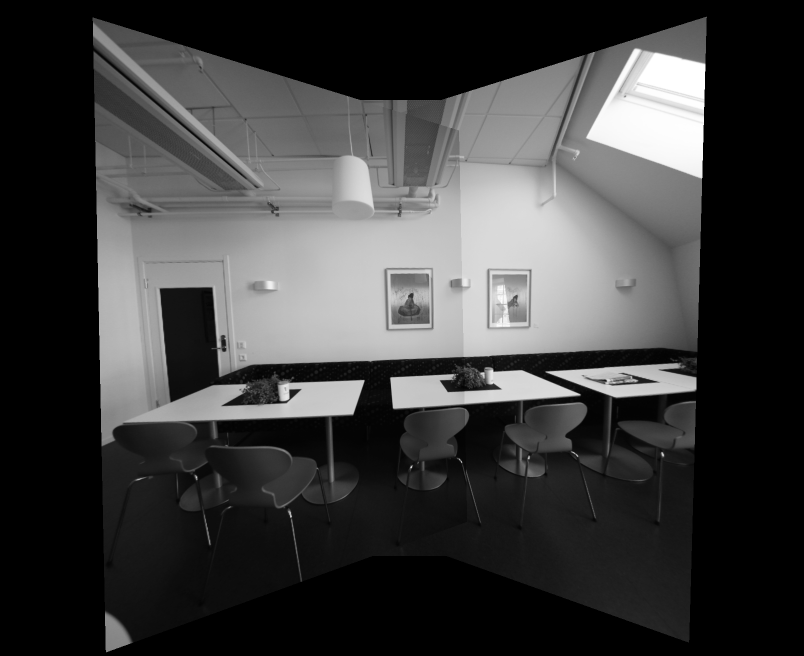
#> input picture HW2Panoramas/Results/output_homography.png, 1608 x 1312 px (shown at 1/2 size)
$ python main.py 3 Results/output_homography.png Results/output_homography_lpb.png Results/output_cylindrical.png out.png   (Python 2 division)
#> lines starting #> are read from the running program, lines starting #| are printed output that depends on the picture; after the words box and inside, x2 and y2 are one past the last pixel; in counts of white or black regions, pixels touching at a corner belong together
# Instructions:
# Do not change the output file names, use the helper functions as you see fit

import os
import sys
import cv2
import numpy as np
import matplotlib.pyplot as plt
import math

# [13 lines left out: function help_message, not called in this run]

'''
Detect, extract and match features between img1 and img2.
Using SIFT as the detector/extractor, but this is inconsequential to the user.

Returns: (pts1, pts2), where ptsN are points on image N.
    The lists are "aligned", i.e. point i in pts1 matches with point i in pts2.

Usage example:
    im1 = cv2.imread("image1.jpg", 0)
    im2 = cv2.imread("image2.jpg", 0)
    (pts1, pts2) = feature_matching(im1, im2)

    plt.subplot(121)
    plt.imshow(im1)
    plt.scatter(pts1[:,:,0],pts1[:,:,1], 0.5, c='r', marker='x')
    plt.subplot(122)
    plt.imshow(im2)
    plt.scatter(pts1[:,:,0],pts1[:,:,1], 0.5, c='r', marker='x')
'''
def feature_matching(img1, img2, savefig=False):
    # Initiate SIFT detector
    sift = cv2.xfeatures2d.SIFT_create()
    # find the keypoints and descriptors with SIFT
    kp1, des1 = sift.detectAndCompute(img1,None)
    kp2, des2 = sift.detectAndCompute(img2,None)
    # FLANN parameters
    FLANN_INDEX_KDTREE = 1
    index_params = dict(algorithm = FLANN_INDEX_KDTREE, trees = 5)
    search_params = dict(checks=50)   # or pass empty dictionary
    flann = cv2.FlannBasedMatcher(index_params,search_params)
    matches2to1 = flann.knnMatch(des2,des1,k=2)

    matchesMask_ratio = [[0,0] for i in xrange(len(matches2to1))]
    match_dict = {}
    for i,(m,n) in enumerate(matches2to1):
        if m.distance < 0.7*n.distance:
            matchesMask_ratio[i]=[1,0]
            match_dict[m.trainIdx] = m.queryIdx

    good = []
    recip_matches = flann.knnMatch(des1,des2,k=2)
    matchesMask_ratio_recip = [[0,0] for i in xrange(len(recip_matches))]

    for i,(m,n) in enumerate(recip_matches):
        if m.distance < 0.7*n.distance: # ratio
            if m.queryIdx in match_dict and match_dict[m.queryIdx] == m.trainIdx: #reciprocal
                good.append(m)
                matchesMask_ratio_recip[i]=[1,0]


    if savefig:
        draw_params = dict(matchColor = (0,255,0),
                           singlePointColor = (255,0,0),
                           matchesMask = matchesMask_ratio_recip,
                           flags = 0)
        img3 = cv2.drawMatchesKnn(img1,kp1,img2,kp2,recip_matches,None,**draw_params)

        plt.figure(),plt.xticks([]),plt.yticks([])
        plt.imshow(img3,)
        plt.savefig("feature_matching.png",bbox_inches='tight')

    return ([ kp1[m.queryIdx].pt for m in good ],[ kp2[m.trainIdx].pt for m in good ])

'''
Warp an image from cartesian coordinates (x, y) into cylindrical coordinates (theta, h)
Returns: (image, mask)
Mask is [0,255], and has 255s wherever the cylindrical images has a valid value.
Masks are useful for stitching

Usage example:

    im = cv2.imread("myimage.jpg",0) #grayscale
    h,w = im.shape
    f = 700
    K = np.array([[f, 0, w/2], [0, f, h/2], [0, 0, 1]]) # mock calibration matrix
    imcyl = cylindricalWarpImage(im, K)
'''
# [37 lines left out: function cylindricalWarpImage, not called in this run]

'''
Calculate the geometric transform (only affine or homography) between two images,
based on feature matching and alignment with a robust estimator (RANSAC).

Returns: (M, pts1, pts2, mask)
Where: M    is the 3x3 transform matrix
       pts1 are the matched feature points in image 1
       pts2 are the matched feature points in image 2
       mask is a binary mask over the lists of points that selects the transformation inliers

Usage example:
    im1 = cv2.imread("image1.jpg", 0)
    im2 = cv2.imread("image2.jpg", 0)
    (M, pts1, pts2, mask) = getTransform(im1, im2)

    # for example: transform im1 to im2's plane
    # first, make some room around im2
    im2 = cv2.copyMakeBorder(im2,200,200,500,500, cv2.BORDER_CONSTANT)
    # then transform im1 with the 3x3 transformation matrix
    out = cv2.warpPerspective(im1, M, (im1.shape[1],im2.shape[0]), dst=im2.copy(), borderMode=cv2.BORDER_TRANSPARENT)

    plt.imshow(out, cmap='gray')
    plt.show()
'''
def getTransform(src, dst, method='affine'):
    pts1,pts2 = feature_matching(src,dst)

    src_pts = np.float32(pts1).reshape(-1,1,2)
    dst_pts = np.float32(pts2).reshape(-1,1,2)

    if method == 'affine':
        M, mask = cv2.estimateAffine2D(src_pts, dst_pts, cv2.RANSAC, ransacReprojThreshold=5.0)
        #M = np.append(M, [[0,0,1]], axis=0)

    if method == 'homography':
        M, mask = cv2.findHomography(src_pts, dst_pts, cv2.RANSAC, 5.0)

    matchesMask = mask.ravel().tolist()

    return (M, pts1, pts2, mask)


def Laplacian_Pyramid_Blending_with_mask(A, B, m, num_levels = 6):
    # assume mask is float32 [0,1]

    # generate Gaussian pyramid for A,B and mask
    GA = A.copy()
    GB = B.copy()
    GM = m.copy()
    gpA = [GA]
    gpB = [GB]
    gpM = [GM]
    for i in xrange(num_levels):
        GA = cv2.pyrDown(GA)
        GB = cv2.pyrDown(GB)
        GM = cv2.pyrDown(GM)
        gpA.append(np.float32(GA))
        gpB.append(np.float32(GB))
        gpM.append(np.float32(GM))

    # generate Laplacian Pyramids for A,B and masks
    lpA  = [gpA[num_levels-1]] # the bottom of the Lap-pyr holds the last (smallest) Gauss level
    lpB  = [gpB[num_levels-1]]
    gpMr = [gpM[num_levels-1]]
    for i in xrange(num_levels-1,0,-1):
        # Laplacian: subtarct upscaled version of lower level from current level
        # to get the high frequencies
        LA = np.subtract(gpA[i-1], cv2.pyrUp(gpA[i]))
        LB = np.subtract(gpB[i-1], cv2.pyrUp(gpB[i]))
        lpA.append(LA)
        lpB.append(LB)
        gpMr.append(gpM[i-1]) # also reverse the masks

    # Now blend images according to mask in each level
    LS = []
    for la,lb,gm in zip(lpA,lpB,gpMr):
        ls = la * gm + lb * (1.0 - gm)
        LS.append(ls)

    # now reconstruct
    ls_ = LS[0]
    for i in xrange(1,num_levels):
        ls_ = cv2.pyrUp(ls_)
        ls_ = cv2.add(ls_, LS[i])

    return ls_


# ===================================================
# ================ Perspective Warping ==============
# ===================================================
# [20 lines left out: function Perspective_warping, not called in this run]


def Bonus_perspective_warping(img1, img2, img3):

	# Write your codes here
	#output_image = img1 # This is dummy output, change it to your output
	A = img1.copy()
	B = img2.copy()
	C = img3.copy()
	A = cv2.copyMakeBorder(A,200,200,300,300, cv2.BORDER_CONSTANT, value=0)
	B = cv2.copyMakeBorder(B,200,200,0,600, cv2.BORDER_CONSTANT, value=0)
	C = cv2.copyMakeBorder(C,200,200,600,0, cv2.BORDER_CONSTANT, value=0)
	(M_BtoA, pts1_BtoA, pts2_BtoA, mask_BtoA) = getTransform(B, A, 'homography')
	(M_CtoA, pts1_CtoA, pt23_CtoA, mask_CtoA) = getTransform(C, A, 'homography')
	B_1 = cv2.warpPerspective(B, M_BtoA, (B.shape[1],B.shape[0]))
	C_1 = cv2.warpPerspective(C, M_CtoA, (C.shape[1],C.shape[0]))
	# [6 lines of commented-out code are left out]
	m1 = np.zeros_like(A, dtype='float32')
    	m1[:,A.shape[1] * 4 / 10:] = 1 # make the mask half-and-half
	lpb1 = Laplacian_Pyramid_Blending_with_mask(A, C_1, m1, 4)
	#plt.imshow(lpb1, cmap='gray')
	#plt.show()

	m2 = np.zeros_like(A, dtype='float32')
    	m2[:,A.shape[1] * 6 / 10:] = 1 # make the mask half-and-half
	lpb2 = Laplacian_Pyramid_Blending_with_mask(B_1, lpb1, m2, 4)
	#plt.imshow(lpb2, cmap='gray')
	#plt.show()
	lpb2 = cv2.copyMakeBorder(lpb2, 0, 0,200,200, cv2.BORDER_CONSTANT, value=0)
	#print('lpb2 = {}', lpb2.shape)
	#plt.imshow(lpb2, cmap='gray')
	#plt.show()

	# Write out the result
	output_name = sys.argv[5] + "output_homography_lpb.png"
	cv2.imwrite(output_name, lpb2)

	return True


# ===================================================
# =============== Cynlindrical Warping ==============
# ===================================================
# [133 lines left out: functions Cylindrical_warping, Bonus_cylindrical_warping, not called in this run]

'''
This exact function will be used to evaluate your results for HW2
Compare your result with master image and get the difference, the grading
criteria is posted on Piazza
'''
# [36 lines left out: function RMSD, not called in this run]

if __name__ == '__main__':
   question_number = -1

   # Validate the input arguments
   if (len(sys.argv) != 6):
      help_message()
      sys.exit()
   else:
      question_number = int(sys.argv[1])
      if (question_number > 4 or question_number < 1):
	 print("Input parameters out of bound ...")
         sys.exit()

   input_image1 = cv2.imread(sys.argv[2], 0)
#> input_image1 is the input picture: shape (1312, 1608); min 0, max 255, mean 61.6
   input_image2 = cv2.imread(sys.argv[3], 0)
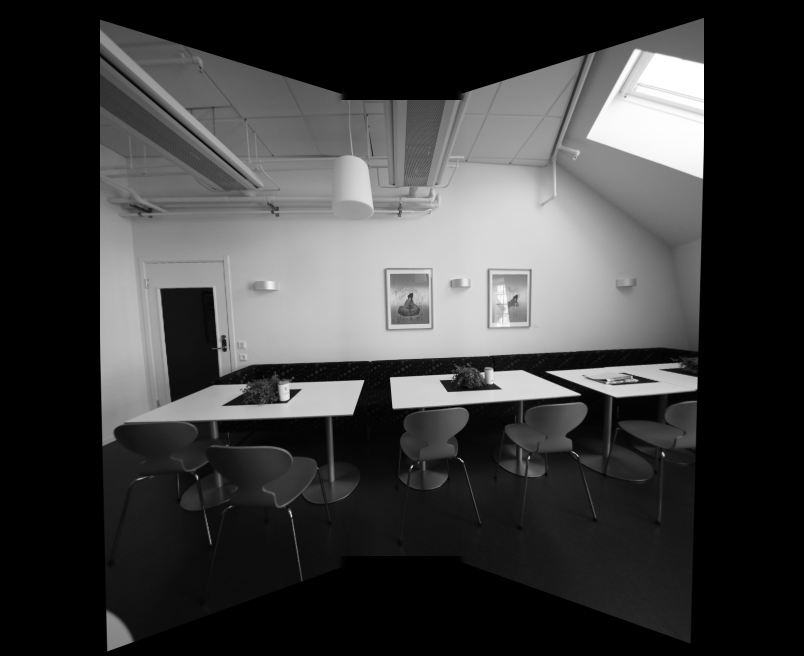
#> input picture HW2Panoramas/Results/output_homography_lpb.png, 1608 x 1312 px (shown at 1/2 size)
#> input_image2 is the input picture: shape (1312, 1608); min 0, max 255, mean 61.9
   input_image3 = cv2.imread(sys.argv[4], 0)
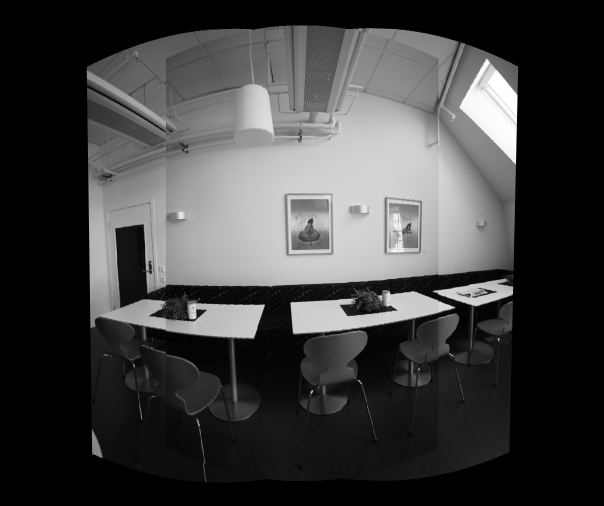
#> input picture HW2Panoramas/Results/output_cylindrical.png, 1208 x 1012 px (shown at 1/2 size)
#> input_image3 is the input picture: shape (1012, 1208); min 0, max 255, mean 63

   function_launch = {
   1 : Perspective_warping,
   2 : Cylindrical_warping,
   3 : Bonus_perspective_warping,
   4 : Bonus_cylindrical_warping,
   }

   # Call the function
   function_launch[question_number](input_image1, input_image2, input_image3)
#> in Bonus_perspective_warping, `C = cv2.copyMakeBorder(C,200,200,600,0, cv2.BORDER_CONSTANT, value=0)`:
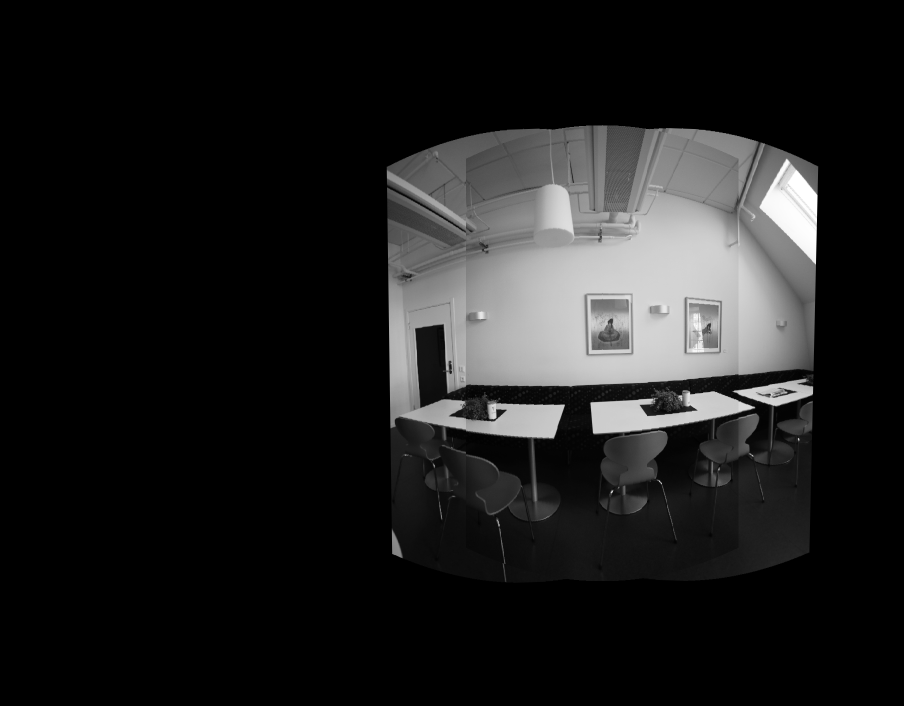
#> C: shape (1412, 1808) (shown at 1/2 size); min 0, max 255, mean 30.2
#> in feature_matching, `kp1, des1 = sift.detectAndCompute(img1,None)`: kp1 = 975 keypoints; strongest (x, y, size): (1314, 412, 156), (823, 1134, 2.8), (586, 986, 10.6), (583, 1232, 2.6)
#> in feature_matching, `kp2, des2 = sift.detectAndCompute(img2,None)`: kp2 = 1001 keypoints; strongest (x, y, size): (1614, 411, 156.6), (1122, 1134, 2.8), (882, 1233, 2.6), (886, 986, 10.6)
#> in feature_matching, `matches2to1 = flann.knnMatch(des2,des1,k=2)`: matches2to1 = 1001 matches
#> in feature_matching, `matchesMask_ratio = [[0,0] for i in xrange(len(matches2to1))]`: matchesMask_ratio = 1001 pairs, first value 0 to 0, second value 0 to 0
#> after the loop in feature_matching, `for i,(m,n) in enumerate(matches2to1):`: match_dict = 636 items; matchesMask_ratio = 1001 pairs, first value 0 to 1, second value 0 to 0
#> in feature_matching, `recip_matches = flann.knnMatch(des1,des2,k=2)`: recip_matches = 975 matches
#> in feature_matching, `matchesMask_ratio_recip = [[0,0] for i in xrange(len(recip_matches))]`: matchesMask_ratio_recip = 975 pairs, first value 0 to 0, second value 0 to 0
#> after the loop in feature_matching, `for i,(m,n) in enumerate(recip_matches):`: good = 606 matches; matchesMask_ratio_recip = 975 pairs, first value 0 to 1, second value 0 to 0
#> in getTransform, `pts1,pts2 = feature_matching(src,dst)`: pts1 = 606 pairs, first value 189.2 to 1402.4, second value 244.8 to 1477.4; pts2 = 606 pairs, first value 476 to 1702.1, second value 238 to 1475.8
#> in getTransform, `src_pts = np.float32(pts1).reshape(-1,1,2)`: src_pts = 606 rows, first 8: [189.2, 303.6], [204, 244.8], [204, 244.8], [204.7, 420.9], [241.2, 1045.8], [243.1, 291.5], [261.6, 610.5], [278.8, 627.3]
#> in getTransform, `dst_pts = np.float32(pts2).reshape(-1,1,2)`: dst_pts = 606 rows, first 8: [476, 292.9], [487.4, 238], [487.4, 238], [494.8, 414.9], [538.6, 1046.1], [542.8, 290.8], [560.6, 609.9], [577.9, 626.8]
#> in getTransform, `M, mask = cv2.findHomography(src_pts, dst_pts, cv2.RANSAC, 5.0)`: M = [[1.01, -0.00129, 299], [0.00236, 1, -2.7], [2.51e-06, 5.44e-09, 1]]; mask = 606 values, max 1 at index 4, min 0 at index 0, mean 0.979
#> in getTransform, `matchesMask = mask.ravel().tolist()`: matchesMask has the same summary as mask
#> in Bonus_perspective_warping, `(M_BtoA, pts1_BtoA, pts2_BtoA, mask_BtoA) = getTransform(B, A, 'homogr..`: M_BtoA has the same summary as M in getTransform; pts1_BtoA has the same summary as pts1 in getTransform; pts2_BtoA has the same summary as pts2 in getTransform; mask_BtoA has the same summary as mask in getTransform
#> in feature_matching (call 2), `kp1, des1 = sift.detectAndCompute(img1,None)`: kp1 = 1165 keypoints; strongest (x, y, size): (1223, 984, 2.8), (1585, 405, 83), (1597, 878, 2.4), (1237, 575, 424.3)
#> in feature_matching (call 2), `recip_matches = flann.knnMatch(des1,des2,k=2)`: recip_matches = 1165 matches
#> after the loop in feature_matching (call 2), `for i,(m,n) in enumerate(recip_matches):`: good = 284 matches; matchesMask_ratio_recip = 1165 pairs, first value 0 to 1, second value 0 to 0
#> in getTransform (call 2), `src_pts = np.float32(pts1).reshape(-1,1,2)`: src_pts = 284 rows, first 8: [810.9, 909.9], [820.8, 551.6], [821.5, 560.5], [828.7, 817.4], [860.1, 962.3], [867.8, 920.3], [869.3, 923], [877.5, 925]
#> in getTransform (call 2), `dst_pts = np.float32(pts2).reshape(-1,1,2)`: dst_pts = 284 rows, first 8: [759, 1214.4], [598.7, 619.8], [600.4, 633], [615.5, 1010.3], [678.2, 1203], [692.2, 1141], [692.9, 1144.6], [709.9, 1144.2]
#> in Bonus_perspective_warping, `(M_CtoA, pts1_CtoA, pt23_CtoA, mask_CtoA) = getTransform(C, A, 'homogr..`: M_CtoA = [[0.283, -0.0224, 375], [-0.248, 0.609, 410.8], [-0.000293, -1.88e-05, 1]]; pts1_CtoA = 284 pairs, first value 810.9 to 1631.8, second value 252.6 to 1040.9; pt23_CtoA = 284 pairs, first value 573.6 to 1709.4, second value 392.4 to 1214.4; mask_CtoA = 284 values, max 1 at index 84, min 0 at index 0, mean 0.553
#> in Laplacian_Pyramid_Blending_with_mask, `GM = m.copy()`:
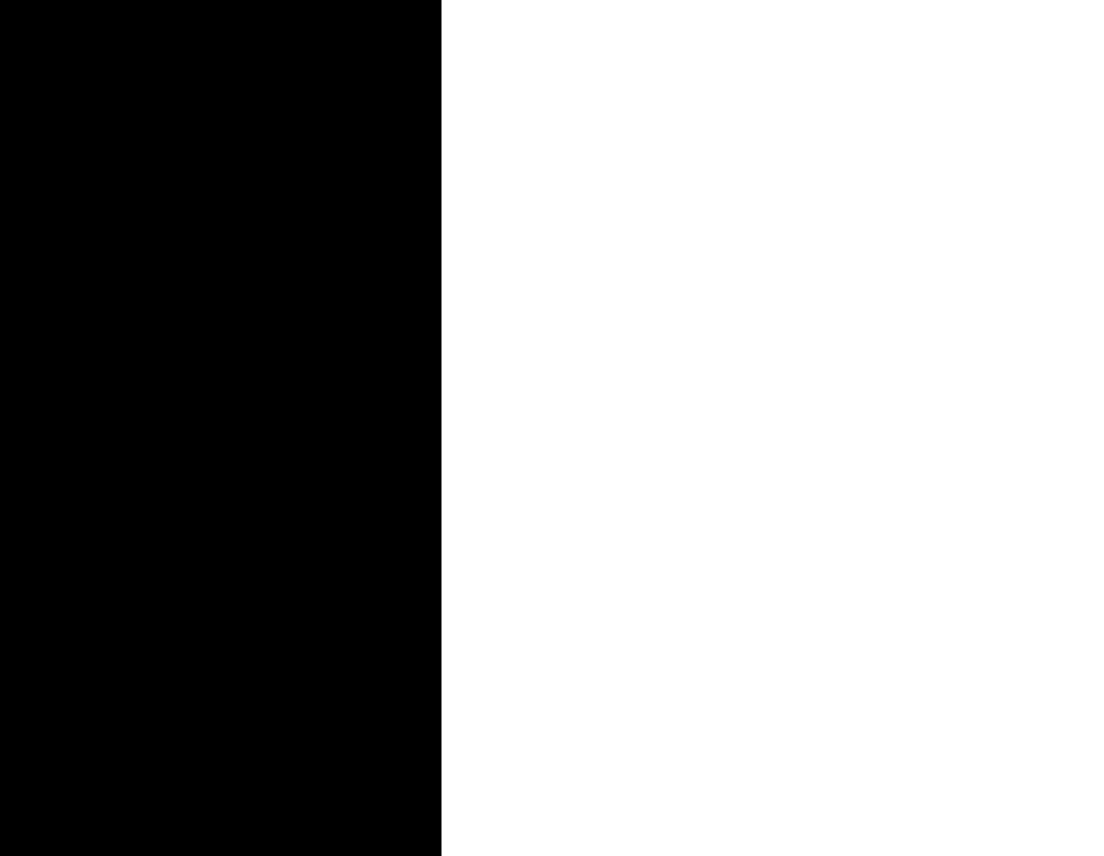
#> GM: shape (1712, 2208) float32 (shown at 1/2 size); values 0 (black) and 1 (white), 60% white; 1 black region, box (x1, y1, x2, y2) and area: (0, 0, 883, 1712) 1511696
#> after the loop in Laplacian_Pyramid_Blending_with_mask, `for i in xrange(num_levels):`:
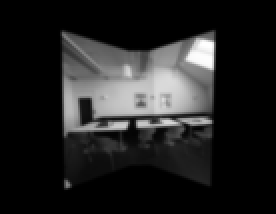
#> GA: shape (107, 138) (shown 2 times larger); min 0, max 255, mean 34.4
#> after the loop in Laplacian_Pyramid_Blending_with_mask, `for i in xrange(num_levels):`:
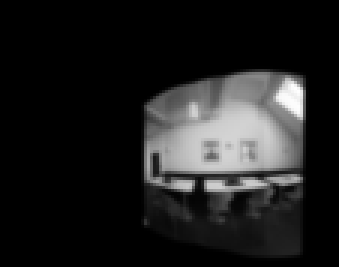
#> GB: shape (89, 113) (shown 3 times larger); min 0, max 254, mean 30.8
#> after the loop in Laplacian_Pyramid_Blending_with_mask, `for i in xrange(num_levels):`: gpA = 5 items
#> the loop in Laplacian_Pyramid_Blending_with_mask, `for i in xrange(num_levels-1,0,-1):` made 1 pass
#> pass 1, in Laplacian_Pyramid_Blending_with_mask, `LA = np.subtract(gpA[i-1], cv2.pyrUp(gpA[i]))`:
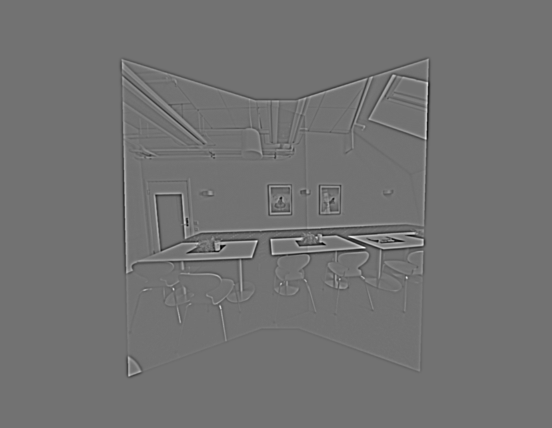
#> LA: shape (428, 552) float32; min -73.5, max 90, mean 0; drawn with min black and max white
#> after the loop in Laplacian_Pyramid_Blending_with_mask, `for i in xrange(num_levels-1,0,-1):`: gpMr = 1 item
#> (the run stopped early here; a loop or call above may not have finished)
